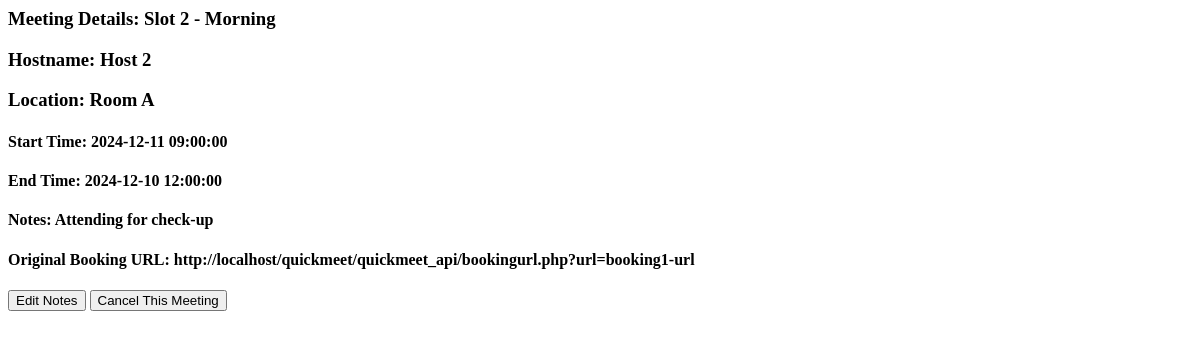
Before: /quickmeet_api/reservationurl.php?url=reservation2-url with the older database file.
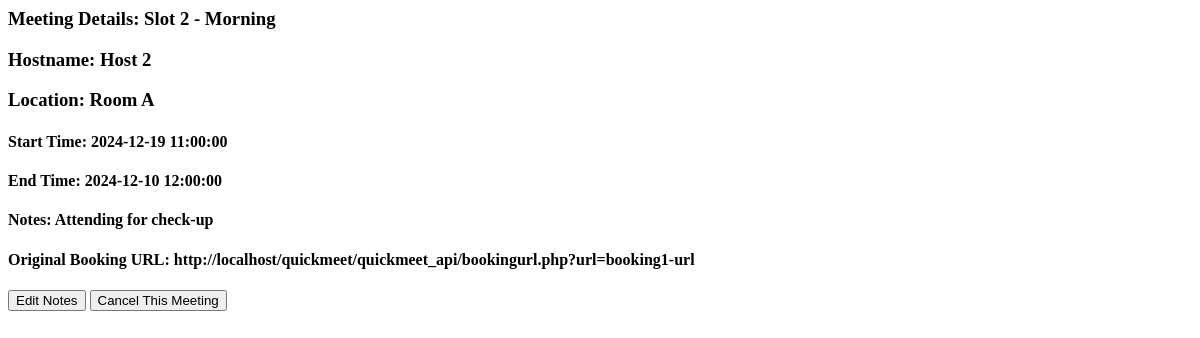
After: the same page with the newer database file.
### tables this page shows
CREATE TABLE Timeslot (
    sid INT AUTO_INCREMENT PRIMARY KEY,              
    bookingurl VARCHAR(255),              
    slottitle VARCHAR(255) NOT NULL,       
    hostname VARCHAR(255) NOT NULL,        
    location VARCHAR(255) NOT NULL,        
    startdatetime DATETIME NOT NULL,      
    enddatetime DATETIME NOT NULL,        
    numopenslots INT NOT NULL,             
    maxslots INT NOT NULL,                 
    FOREIGN KEY (bookingurl) REFERENCES Booking(bookingurl)
);

### quickmeet_api/reservationurl.php (the view, shortened to what this page needs)
<?php
$servername = "localhost";
$username = "root";
$password = "";
$dbname = "mysql";
$conn = new mysqli($servername, $username, $password, $dbname);
$resUrl = $_GET['url'] ?? null;
if ($resUrl) {
    $sql = "SELECT * FROM Reservation WHERE reservationurl = ?";
    $stmt = $conn->prepare($sql);
    $stmt->bind_param("s", $resUrl);
    $stmt->execute();
    $result1 = $stmt->get_result();
    if ($result1 && $result1->num_rows > 0) {
        $res = $result1->fetch_assoc();
        $sql = "SELECT * FROM Timeslot WHERE sid = ?";
        $stmt = $conn->prepare($sql);
        $stmt->bind_param("s", $res['sid']);
        $stmt->execute();
        $result = $stmt->get_result();
        if ($result && $result->num_rows > 0) {
            $restimeslot = $result->fetch_assoc();
            echo "<h3>Meeting Details: " . htmlspecialchars($restimeslot['slottitle']) . "</h3>";
            echo "<h3>Hostname: " . htmlspecialchars($restimeslot['hostname']) . "</h3>";
            echo "<h3>Location: " . htmlspecialchars($restimeslot['location']) . "</h3>";
            echo "<h4>Start Time: " . htmlspecialchars($restimeslot['startdatetime']) . "</h4>";
            echo "<h4>End Time: " . htmlspecialchars($restimeslot['enddatetime']) . "</h4>";
            echo "<h4>Notes: " . htmlspecialchars($res['notes']) . "</h4>";
            echo "<h4>Original Booking URL: " . htmlspecialchars("http://localhost/quickmeet/quickmeet_api/bookingurl.php?url=" . urlencode($restimeslot['bookingurl'])) . "</h4>";
        }
        else {
            echo "<h3> Sorry, the timeslot that was created was deleted by the owner and no longer found </h3>";
        }
    ?>
    <!DOCTYPE html>
    <html>
    <head>
    </head>
    <body>
    <button onclick="editNotes()">Edit Notes</button>
    <input type="submit" value="Cancel This Meeting" onclick="delRes(event)" />
    </body>
    </html>
    <?php
    } else {
        echo "<h1>This reservation was not found</h1>";
    }
} else {
    echo "<h1>Invalid URL</h1>";
}
?>

Changed rows visible on the page:
changed timeslot "Slot 2 - Morning": startdatetime "2024-12-11 09:00:00" → "2024-12-19 11:00:00"
